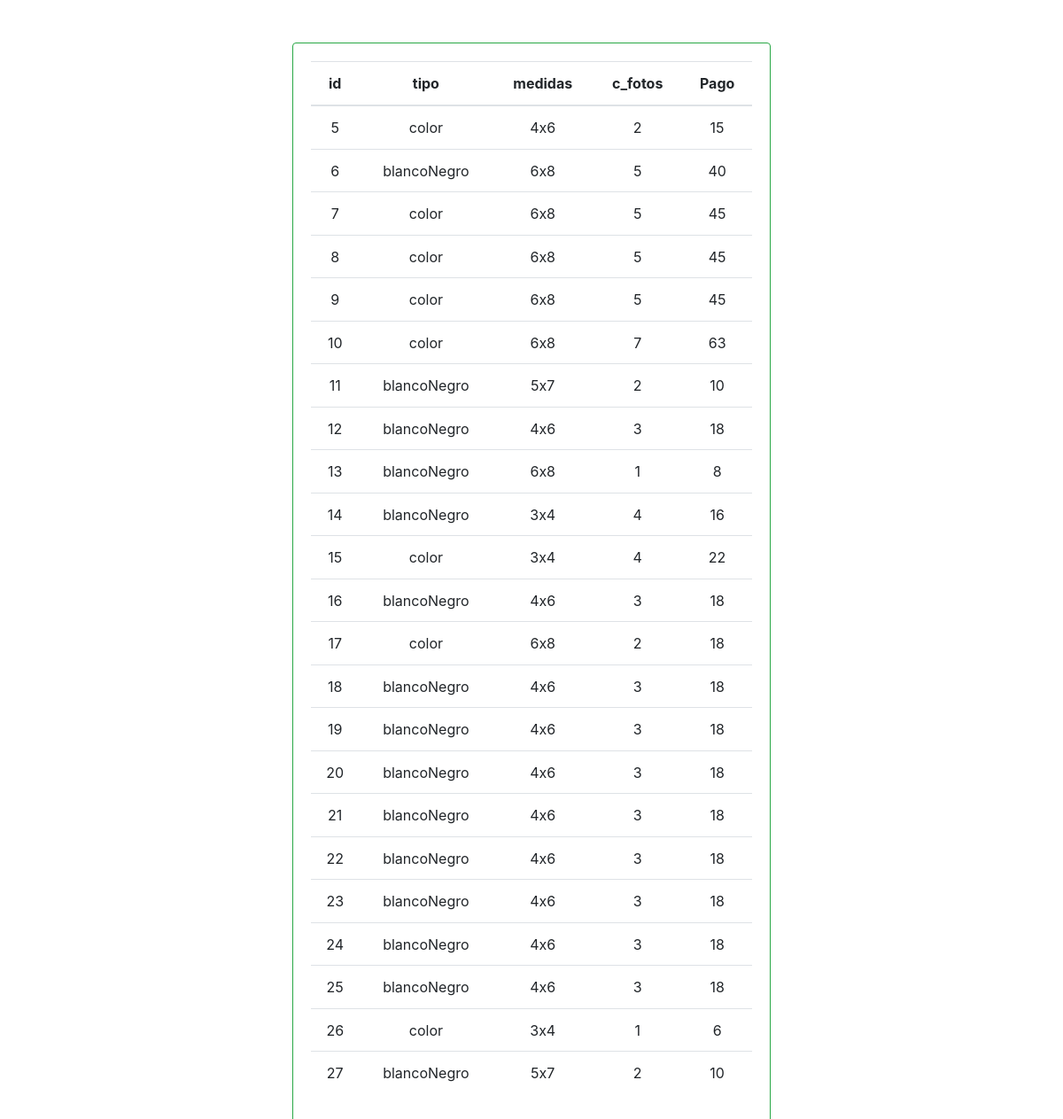
Screenshot of /view/vista.php with the database file from the repository.
### tables this page shows
CREATE TABLE `t_foto` (
  `id` int(11) NOT NULL,
  `pago` int(11) NOT NULL,
  `c_fotos` int(3) NOT NULL,
  `tipo` varchar(15) NOT NULL,
  `medidas` varchar(10) NOT NULL
);

### view/vista.php (the view, shortened to what this page needs)
<!DOCTYPE html>
<html lang="es">
<head>
    <link rel="stylesheet" href="../css/b4/bootstrap.css">
    <link rel="stylesheet" href="../js/dataTable/dataTables.bootstrap4.min.css">
</head>
<body>
    <div class="container mt-5">
        <div class="row justify-content-center mt-4">
            <div class="col-md-6">
                <div class="card border border-success">
                    <div class="card-body">
                        <table class="table table-hover table-md table-responsive-md text-center" id="contenidoTabla">
                            <thead>
                                <th>id</th>
                                <th>tipo</th>
                                <th>medidas</th>
                                <th>c_fotos</th>
                                <th>Pago</th>
                            </thead>
                            <tbody>
                            <?php
    $conectar = new Conectar();
    $conexion =  $conectar->conexion();
    $query = "SELECT * FROM t_foto";
    $resultado = $conexion->query($query);
    $tabla="";
    while($datos = $resultado->fetch_assoc()){
        $tabla = $tabla.'
        <tr>
            <td>'.$datos['id'].'</td>
            <td>'.$datos['tipo'].'</td>
            <td>'.$datos['medidas'].'</td>
            <td>'.$datos['c_fotos'].'</td>
            <td>'.$datos['pago'].'</td>
        <tr>';
    }
    echo $tabla;
?>
                            </tbody>
                        </table>
                    </div>
                </div>
            </div>
        </div>
    </div>
</body>
</html>

### rows the page displays
t_foto: id "5", tipo "color", medidas "4x6", c_fotos "2", pago "15"
t_foto: id "6", tipo "blancoNegro", medidas "6x8", c_fotos "5", pago "40"
t_foto: id "7", tipo "color", medidas "6x8", c_fotos "5", pago "45"
t_foto: id "8", tipo "color", medidas "6x8", c_fotos "5", pago "45"
t_foto: id "9", tipo "color", medidas "6x8", c_fotos "5", pago "45"
t_foto: id "10", tipo "color", medidas "6x8", c_fotos "7", pago "63"
t_foto: id "11", tipo "blancoNegro", medidas "5x7", c_fotos "2", pago "10"
t_foto: id "12", tipo "blancoNegro", medidas "4x6", c_fotos "3", pago "18"
t_foto: id "13", tipo "blancoNegro", medidas "6x8", c_fotos "1", pago "8"
t_foto: id "14", tipo "blancoNegro", medidas "3x4", c_fotos "4", pago "16"
t_foto: id "15", tipo "color", medidas "3x4", c_fotos "4", pago "22"
t_foto: id "16", tipo "blancoNegro", medidas "4x6", c_fotos "3", pago "18"
t_foto: id "17", tipo "color", medidas "6x8", c_fotos "2", pago "18"
t_foto: id "18", tipo "blancoNegro", medidas "4x6", c_fotos "3", pago "18"
t_foto: id "19", tipo "blancoNegro", medidas "4x6", c_fotos "3", pago "18"
t_foto: id "20", tipo "blancoNegro", medidas "4x6", c_fotos "3", pago "18"
t_foto: id "21", tipo "blancoNegro", medidas "4x6", c_fotos "3", pago "18"
t_foto: id "22", tipo "blancoNegro", medidas "4x6", c_fotos "3", pago "18"
t_foto: id "23", tipo "blancoNegro", medidas "4x6", c_fotos "3", pago "18"
t_foto: id "24", tipo "blancoNegro", medidas "4x6", c_fotos "3", pago "18"
t_foto: id "25", tipo "blancoNegro", medidas "4x6", c_fotos "3", pago "18"
t_foto: id "26", tipo "color", medidas "3x4", c_fotos "1", pago "6"
t_foto: id "27", tipo "blancoNegro", medidas "5x7", c_fotos "2", pago "10"
